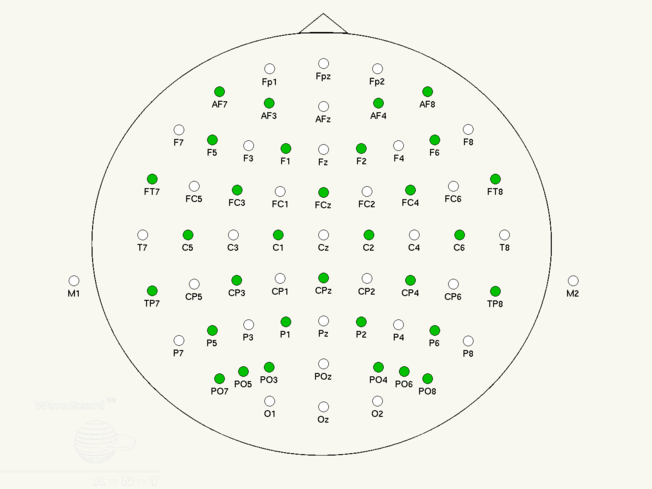
#> input picture test.png, 652 x 489 px
$ python image.py
#> lines starting #> are read from the running program, lines starting #| are printed output that depends on the picture
import random
import matplotlib.pyplot as plt
import cv2
image_path = 'test.png'
image_path2 = 'cap.png'
image = cv2.imread(image_path)
#> image is the input picture: shape (489, 652, 3); mean B, G, R 235.3, 244.4, 243.1
cap = cv2.imread(image_path2)

image_rgb = cv2.cvtColor(image, cv2.COLOR_BGR2RGB)
# cap_coordinates = {
#     "C8": (235,196),
#     "FT6": (315,195),
#     "CP6": (159,206),
#     "C4": (229,112),
#     "TP8": (182,282),
#     "T8": (250,271),
#     "F8": (380,256.7),
#     "FC4": (306,114),
#     "F4": (382,125),
#     "CP4": (140,124),
#     "P6": (94,224),
#     "AF8": (436,241),
#     "P5": (121,285)


# }
electrode_coordinates = {
    "C1": (278 ,235),
    "C2": (368, 234),
    "CZ": (323, 234.5),
    "FC1": (280, 191),
    "FCZ": (323,192),
    "FC2": (366.5,190),
    "CP1": (280,278),
    "CPZ":(323,277),
    "CP2": (366.5,278),
    "P1": (285,321.5),
    "PZ": (323, 320.5),
    "P2": (360.5,321),
    "F1": (285,148),
    "FZ": (323,149),
    "F2": (360,148),
    "F3": (248,145),
    "F4": (398, 145),
    "F5": (212,139.5),
    "F7" : (178.5,129.5),
    "F6" : (434.5,139.5),
    #"F8" : (467.5,128.5),
    "FT7" : (151.5,178.5),
    "FC5" : (193.5, 185.5),
    "FC3" : (236.5, 189.5),
    "FC4" : (410,189.3),
    #"FC6" : (452.9, 185.7),
    "FT6" : (495, 178.5),
    #"Fp1" : (269,68),
    "Fpz" : (323,63),
    #"Fp2" : (377,68),
    "AF7" : (219,91),
    "AF3" : (268.5,103),
    #"AFZ" : (323, 105.8),
    "AF4" : (379,102),
    #"AF8" : (427,91),
    #"T7" : (142,234.4),
    "C5" : (187.5,234.4),
    #"C3" : (233,234),
    "C4" : (413.75, 234.5),
    "C6" : (459, 234.25),
    "T8" : (504, 234.5),
    #"TP7" : (151.5,290.4),
    "CP5" : (193.7,282.5),
    "CP3" : (236,279.5),
    "CP4" : (410,279.7),
    "CP6" : (452.9,283.4),
    "TP8" : (494.9,290.4),
    "P7" : (178.4,339.5),
    "P5" : (211.8,330),
    "P3" : (249.4,324),
    "P4" : (398,324),
    "P6" : (434,330),
    "P8" : (467.5,341),
    "PO7" : (219,378),
    "PO5" : (243,371),
    "PO3" : (268.5,366.5),
    "POZ" : (323,363),
    "PO4" : (378,366.5),
    "PO6" : (403.8,370.9),
    "PO8" : (427,378),
    "O1" : (269,400.5),
    "OZ" : (323,406.5),
    "O2" : (377, 400)
}

# Function to plot electrode coordinates
def plot(image_rgb, black_coordinates=None):
    x = []
    y = []

    for item in electrode_coordinates.values():
        x.append(item[0])
        y.append(item[1])

    plt.imshow(image_rgb)

    # Plot all electrode points in red initially
    plt.scatter(x, y, c='red', s=50)  # 's' controls dot size

    # If there are black coordinates, plot those in black
    if black_coordinates:
        black_x = [coord[0] for coord in black_coordinates]
        black_y = [coord[1] for coord in black_coordinates]
        plt.scatter(black_x, black_y, c='black', s=50)  # No outline

    plt.axis('off')  # Hide axes
    plt.show()
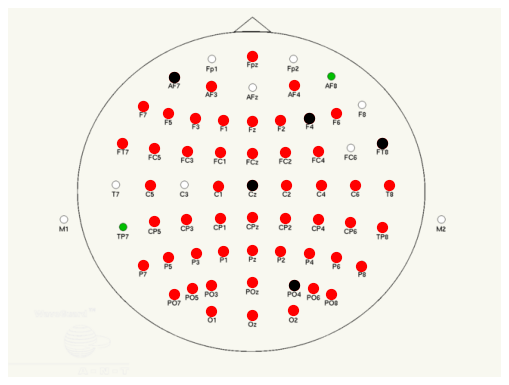
#> figure drawn by matplotlib, 1 panel

# Function to randomly select some coordinates and make them black
def random_black_coordinates(n=10):
    # Get a list of all coordinates
    all_coordinates = list(electrode_coordinates.values())

    # Randomly sample 'n' coordinates from the list
    black_coords = random.sample(all_coordinates, n)

    return black_coords
# Example of using the random_black_coordinates function
black_coords = random_black_coordinates(n=5)  # Change 'n' to the number of black points you want

# Plot the image with black coordinates
plot(image_rgb, black_coords)
